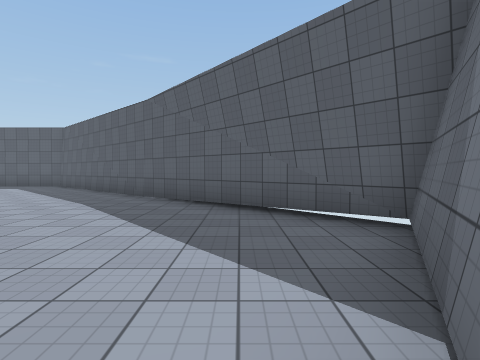
View 1 (above)

23 first-person views from a walk through a Unity game level. The camera is 1.4 m above the floor, tilts 2° down and sees 80° across. The floor is counted in squares, 2 m on a side. Each view is taken from the middle of a square. On the plan, view 1 faces up. The plan holds only what a view shows up to about 10 squares ahead; the rest is blank. The player character is not drawn. Some animated figures are not drawn. Some surface patterns are stand-ins.

View 2
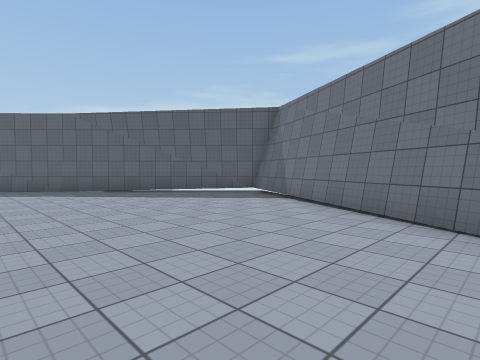

View 3
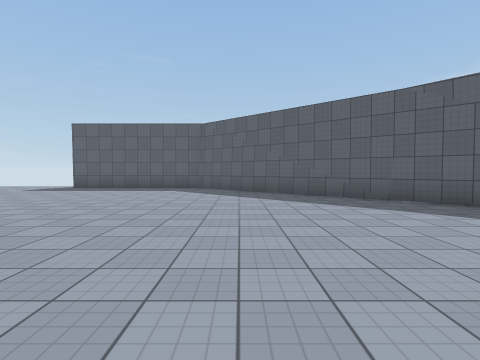

View 4
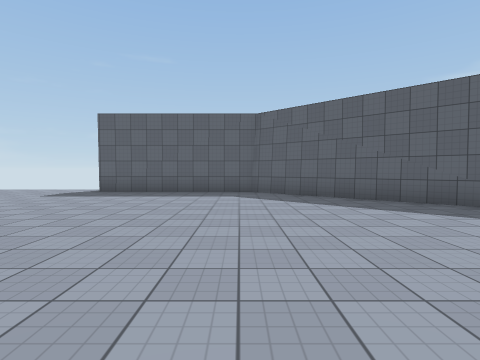

View 5
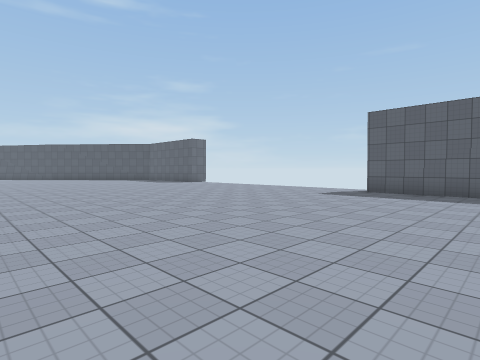

View 6
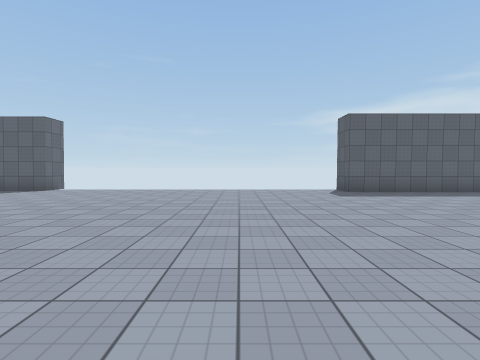

View 7
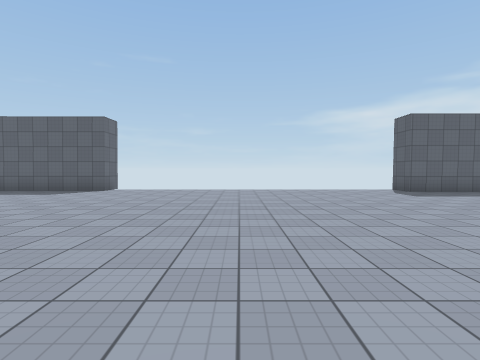

View 8
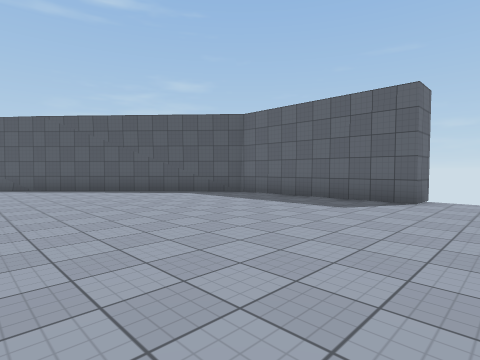

View 9
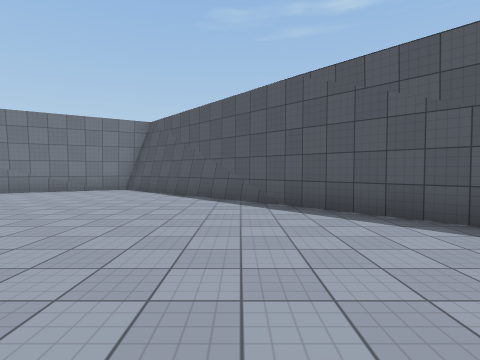

View 10
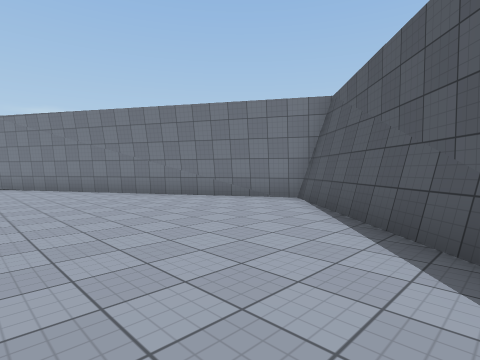

View 11
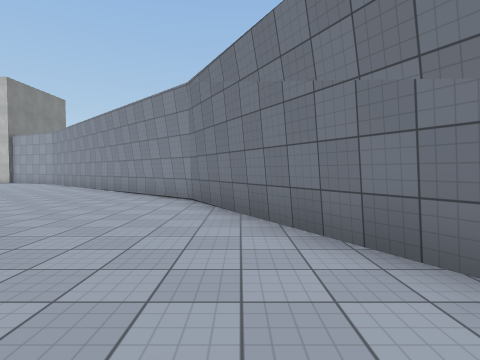

View 12
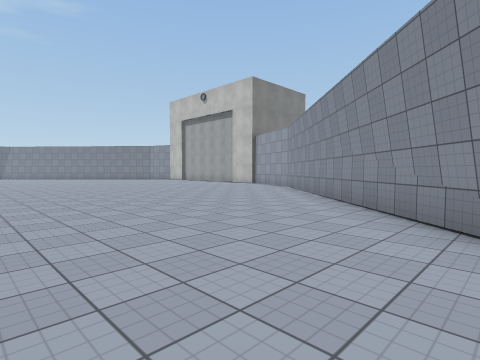

View 13
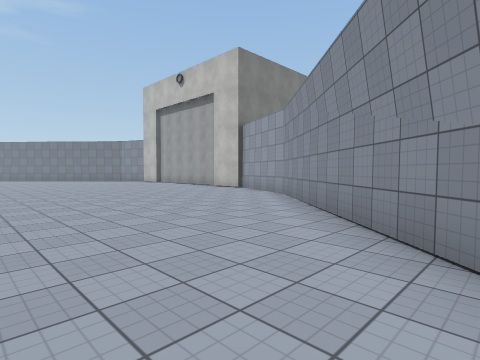

View 14
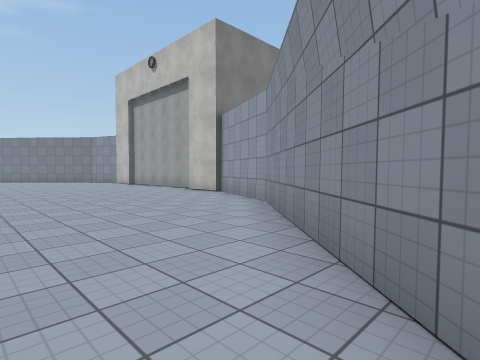

View 15
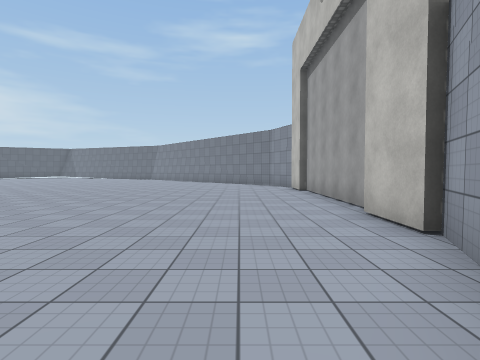

View 16
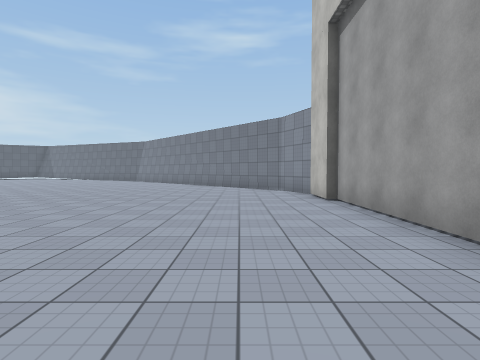

View 17
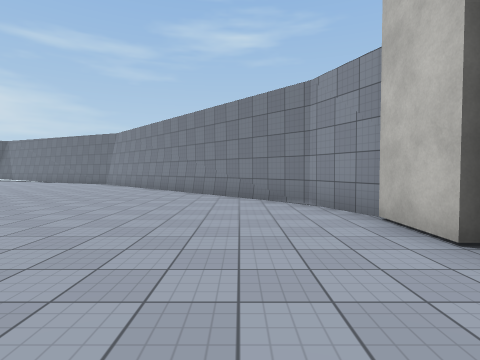

View 18
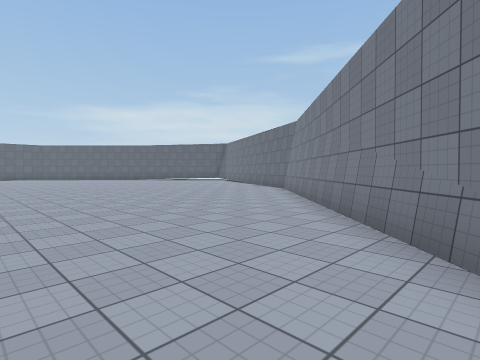

View 19
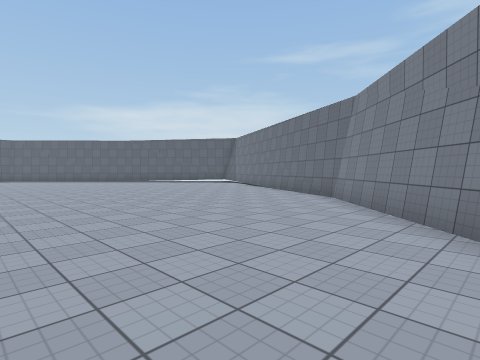

View 20
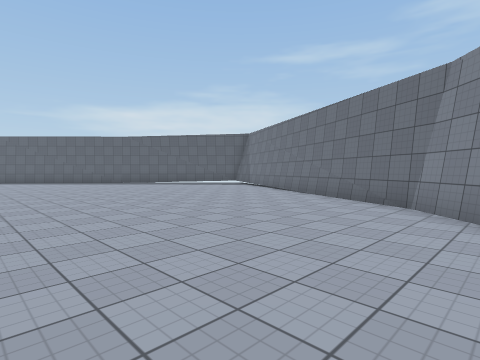

View 21
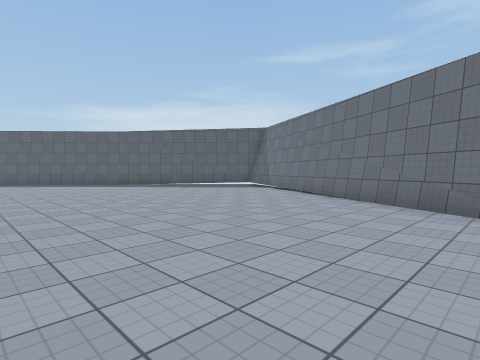

View 22
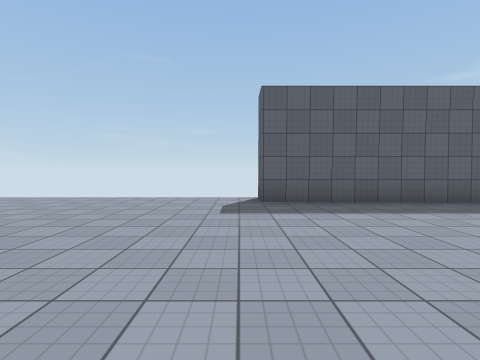

View 23
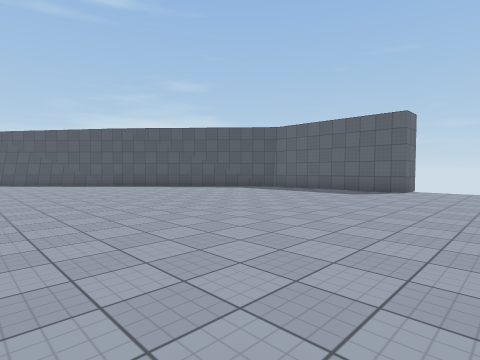

### Floor plan
Points are (right, up) in squares from view 1. A wall is a line through its corners. A room is listed if a view was taken in it or the views show most of it. See-through windows are left out.
Room 1 (views 1, 2, 3, 4, 5, 6, 7, 8, 9, 10, 11, 12, 13, 14, 15, 16, 17, 18, 19, 20, 21, 22, 23)
walls: (-22.6, 13.7) (-22.6, 12.7) (-27.6, 12.7) (-36.3, 4.5); (-19, -15.2) (-14.4, -15.2); (-21, -15) (-19.4, -15); (-14.5, -15) (-12.9, -15); (-32, -6.5) (-23.9, -13.9) (-20.9, -15.2); (-12.8, -15.1) (-11, -14.3) (-3.1, -6.6) (2, 3.2) (0.7, 4.7); (-36.6, 4.3) (-37.6, 3.3); (-37.3, 3.2) (-31.8, -6.6); (2, 3.4) (-7.6, 12.2) (-12.5, 12.2) (-12.5, 13.1)

Where each view was taken, in squares from view 1:
view 1: 0 up, 0 right, facing up
view 2: 3 down, 5 left, facing up-right
view 3: 1 up, 6 left, facing up
view 4: 3 up, 8 left, facing up
view 5: 3 up, 9 left, facing up-left
view 6: 3 up, 16 left, facing up
view 7: 3 up, 18 left, facing up
view 8: 6 up, 21 left, facing up-left
view 9: 7 up, 27 left, facing left
view 10: 7 up, 31 left, facing down-left
view 11: 0 up, 33 left, facing down
view 12: 4 down, 31 left, facing down-right
view 13: 7 down, 29 left, facing down-right
view 14: 9 down, 28 left, facing down-right
view 15: 13 down, 24 left, facing right
view 16: 13 down, 21 left, facing right
view 17: 13 down, 17 left, facing right
view 18: 13 down, 12 left, facing up-right
view 19: 10 down, 10 left, facing up-right
view 20: 8 down, 9 left, facing up-right
view 21: 6 down, 8 left, facing up-right
view 22: 6 up, 13 left, facing up
view 23: 3 up, 20 left, facing up-left
